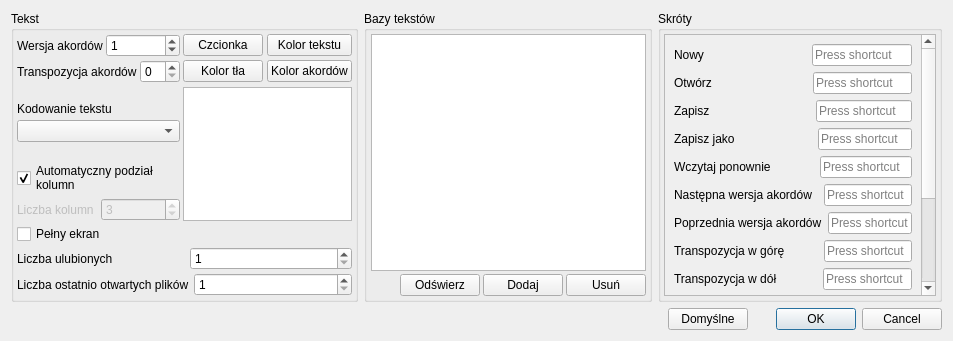
<?xml version="1.0" encoding="UTF-8"?>
<ui version="4.0">
 <class>PropertiesDialog</class>
 <widget class="QDialog" name="PropertiesDialog">
  <property name="geometry">
   <rect>
    <x>0</x>
    <y>0</y>
    <width>953</width>
    <height>341</height>
   </rect>
  </property>
  <property name="windowTitle">
   <string>Właściwości</string>
  </property>
  <property name="windowIcon">
   <iconset resource="../icons.qrc">
    <normaloff>:/file/icon/propertise.png</normaloff>:/file/icon/propertise.png</iconset>
  </property>
  <layout class="QVBoxLayout" name="verticalLayout_13">
   <item>
    <layout class="QHBoxLayout" name="horizontalLayout_16">
     <item>
      <widget class="QGroupBox" name="groupBox_2">
       <property name="sizePolicy">
        <sizepolicy hsizetype="Fixed" vsizetype="Preferred">
         <horstretch>0</horstretch>
         <verstretch>0</verstretch>
        </sizepolicy>
       </property>
       <property name="title">
        <string>Tekst</string>
       </property>
       <layout class="QVBoxLayout" name="verticalLayout_10">
        <property name="spacing">
         <number>3</number>
        </property>
        <property name="leftMargin">
         <number>3</number>
        </property>
        <property name="topMargin">
         <number>3</number>
        </property>
        <property name="rightMargin">
         <number>3</number>
        </property>
        <property name="bottomMargin">
         <number>3</number>
        </property>
        <item>
         <layout class="QHBoxLayout" name="horizontalLayout_14">
          <property name="spacing">
           <number>3</number>
          </property>
          <item>
           <layout class="QVBoxLayout" name="verticalLayout_9">
            <property name="spacing">
             <number>3</number>
            </property>
            <item>
             <layout class="QVBoxLayout" name="verticalLayout_2">
              <property name="spacing">
               <number>3</number>
              </property>
              <item>
               <layout class="QHBoxLayout" name="horizontalLayout">
                <property name="spacing">
                 <number>3</number>
                </property>
                <item>
                 <widget class="QLabel" name="label">
                  <property name="sizePolicy">
                   <sizepolicy hsizetype="Maximum" vsizetype="Preferred">
                    <horstretch>0</horstretch>
                    <verstretch>0</verstretch>
                   </sizepolicy>
                  </property>
                  <property name="text">
                   <string>Wersja akordów</string>
                  </property>
                 </widget>
                </item>
                <item>
                 <widget class="QSpinBox" name="spinBox_chords">
                  <property name="statusTip">
                   <string>Wersja akordów</string>
                  </property>
                  <property name="maximum">
                   <number>100</number>
                  </property>
                  <property name="value">
                   <number>1</number>
                  </property>
                 </widget>
                </item>
               </layout>
              </item>
              <item>
               <layout class="QHBoxLayout" name="horizontalLayout_2">
                <property name="spacing">
                 <number>3</number>
                </property>
                <item>
                 <widget class="QLabel" name="l_shift">
                  <property name="sizePolicy">
                   <sizepolicy hsizetype="Maximum" vsizetype="Preferred">
                    <horstretch>0</horstretch>
                    <verstretch>0</verstretch>
                   </sizepolicy>
                  </property>
                  <property name="text">
                   <string>Transpozycja akordów</string>
                  </property>
                 </widget>
                </item>
                <item>
                 <widget class="QSpinBox" name="spinBox_shift">
                  <property name="toolTip">
                   <string>Transpozycja akordów</string>
                  </property>
                  <property name="minimum">
                   <number>0</number>
                  </property>
                  <property name="maximum">
                   <number>11</number>
                  </property>
                  <property name="value">
                   <number>0</number>
                  </property>
                 </widget>
                </item>
               </layout>
              </item>
             </layout>
            </item>
            <item>
             <layout class="QVBoxLayout" name="verticalLayout_6">
              <property name="spacing">
               <number>3</number>
              </property>
              <item>
               <spacer name="verticalSpacer_2">
                <property name="orientation">
                 <enum>Qt::Vertical</enum>
                </property>
                <property name="sizeHint" stdset="0">
                 <size>
                  <width>20</width>
                  <height>40</height>
                 </size>
                </property>
               </spacer>
              </item>
              <item>
               <layout class="QVBoxLayout" name="verticalLayout">
                <property name="spacing">
                 <number>4</number>
                </property>
                <item>
                 <widget class="QLabel" name="label_2">
                  <property name="toolTip">
                   <string>Set encoding</string>
                  </property>
                  <property name="text">
                   <string>Kodowanie tekstu</string>
                  </property>
                 </widget>
                </item>
                <item>
                 <widget class="QComboBox" name="comboBox_encoding">
                  <property name="sizePolicy">
                   <sizepolicy hsizetype="Preferred" vsizetype="Preferred">
                    <horstretch>0</horstretch>
                    <verstretch>0</verstretch>
                   </sizepolicy>
                  </property>
                  <property name="toolTip">
                   <string>Set encoding</string>
                  </property>
                  <property name="statusTip">
                   <string>Kodowanie tekstu</string>
                  </property>
                 </widget>
                </item>
               </layout>
              </item>
              <item>
               <spacer name="verticalSpacer">
                <property name="orientation">
                 <enum>Qt::Vertical</enum>
                </property>
                <property name="sizeHint" stdset="0">
                 <size>
                  <width>20</width>
                  <height>40</height>
                 </size>
                </property>
               </spacer>
              </item>
              <item>
               <widget class="QCheckBox" name="checkBox_auto_column">
                <property name="toolTip">
                 <string>Adjusting the number of columns</string>
                </property>
                <property name="text">
                 <string>Automatyczny podział
kolumn</string>
                </property>
                <property name="checked">
                 <bool>true</bool>
                </property>
               </widget>
              </item>
              <item>
               <layout class="QHBoxLayout" name="horizontalLayout_3">
                <property name="spacing">
                 <number>4</number>
                </property>
                <item>
                 <widget class="QLabel" name="label_5">
                  <property name="enabled">
                   <bool>false</bool>
                  </property>
                  <property name="text">
                   <string>Liczba kolumn</string>
                  </property>
                 </widget>
                </item>
                <item>
                 <widget class="QSpinBox" name="spinBox_column">
                  <property name="enabled">
                   <bool>false</bool>
                  </property>
                  <property name="toolTip">
                   <string>Liczba kolumn</string>
                  </property>
                  <property name="minimum">
                   <number>1</number>
                  </property>
                  <property name="maximum">
                   <number>5</number>
                  </property>
                  <property name="singleStep">
                   <number>1</number>
                  </property>
                  <property name="value">
                   <number>3</number>
                  </property>
                 </widget>
                </item>
               </layout>
              </item>
             </layout>
            </item>
           </layout>
          </item>
          <item>
           <layout class="QVBoxLayout" name="verticalLayout_7">
            <property name="spacing">
             <number>5</number>
            </property>
            <item>
             <layout class="QGridLayout" name="gridLayout">
              <property name="sizeConstraint">
               <enum>QLayout::SetMinimumSize</enum>
              </property>
              <property name="spacing">
               <number>4</number>
              </property>
              <item row="0" column="0">
               <widget class="QPushButton" name="pushButton_font">
                <property name="text">
                 <string>Czcionka</string>
                </property>
               </widget>
              </item>
              <item row="0" column="1">
               <widget class="QPushButton" name="pushButton_text_color">
                <property name="statusTip">
                 <string>Kolor tekstu</string>
                </property>
                <property name="text">
                 <string>Kolor tekstu</string>
                </property>
               </widget>
              </item>
              <item row="1" column="0">
               <widget class="QPushButton" name="pushButton_background_color">
                <property name="statusTip">
                 <string>Kolor tła</string>
                </property>
                <property name="text">
                 <string>Kolor tła</string>
                </property>
               </widget>
              </item>
              <item row="1" column="1">
               <widget class="QPushButton" name="pushButton_chords_color_3">
                <property name="toolTip">
                 <string>Kolor akordów</string>
                </property>
                <property name="text">
                 <string>Kolor akordów</string>
                </property>
               </widget>
              </item>
             </layout>
            </item>
            <item>
             <widget class="QTextEdit" name="et_simple_font">
              <property name="sizePolicy">
               <sizepolicy hsizetype="Ignored" vsizetype="Expanding">
                <horstretch>0</horstretch>
                <verstretch>0</verstretch>
               </sizepolicy>
              </property>
              <property name="readOnly">
               <bool>true</bool>
              </property>
              <property name="html">
               <string>&lt;!DOCTYPE HTML PUBLIC &quot;-//W3C//DTD HTML 4.0//EN&quot; &quot;http://www.w3.org/TR/REC-html40/strict.dtd&quot;&gt;
&lt;html&gt;&lt;head&gt;&lt;meta name=&quot;qrichtext&quot; content=&quot;1&quot; /&gt;&lt;style type=&quot;text/css&quot;&gt;
p, li { white-space: pre-wrap; }
&lt;/style&gt;&lt;/head&gt;&lt;body style=&quot; font-family:'Sans Serif'; font-size:9pt; font-weight:400; font-style:normal;&quot;&gt;
&lt;p align=&quot;center&quot; style=&quot;-qt-paragraph-type:empty; margin-top:0px; margin-bottom:0px; margin-left:0px; margin-right:0px; -qt-block-indent:0; text-indent:0px; font-family:'MS Shell Dlg 2'; font-size:8pt;&quot;&gt;&lt;br /&gt;&lt;/p&gt;&lt;/body&gt;&lt;/html&gt;</string>
              </property>
             </widget>
            </item>
           </layout>
          </item>
         </layout>
        </item>
        <item>
         <layout class="QVBoxLayout" name="verticalLayout_5">
          <property name="spacing">
           <number>3</number>
          </property>
          <item>
           <layout class="QHBoxLayout" name="horizontalLayout_11">
            <property name="spacing">
             <number>3</number>
            </property>
            <item>
             <widget class="QCheckBox" name="checkBox_fullscreen">
              <property name="text">
               <string>Pełny ekran</string>
              </property>
             </widget>
            </item>
           </layout>
          </item>
          <item>
           <layout class="QHBoxLayout" name="horizontalLayout_17">
            <property name="spacing">
             <number>10</number>
            </property>
            <item>
             <widget class="QLabel" name="label_10">
              <property name="toolTip">
               <string>Size of recently file list</string>
              </property>
              <property name="text">
               <string>Liczba ulubionych</string>
              </property>
             </widget>
            </item>
            <item>
             <widget class="QSpinBox" name="spinBox__max_favourites">
              <property name="toolTip">
               <string>Liczba ostatnio otwartych plików</string>
              </property>
              <property name="minimum">
               <number>1</number>
              </property>
             </widget>
            </item>
           </layout>
          </item>
          <item>
           <layout class="QHBoxLayout" name="horizontalLayout_7">
            <property name="spacing">
             <number>5</number>
            </property>
            <item>
             <widget class="QLabel" name="label_6">
              <property name="toolTip">
               <string>Size of recently file list</string>
              </property>
              <property name="text">
               <string>Liczba ostatnio otwartych plików</string>
              </property>
             </widget>
            </item>
            <item>
             <widget class="QSpinBox" name="spinBox__max_last_open">
              <property name="toolTip">
               <string>Liczba ostatnio otwartych plików</string>
              </property>
              <property name="minimum">
               <number>1</number>
              </property>
             </widget>
            </item>
           </layout>
          </item>
         </layout>
        </item>
       </layout>
      </widget>
     </item>
     <item>
      <widget class="QGroupBox" name="groupBox_4">
       <property name="title">
        <string>Bazy tekstów</string>
       </property>
       <layout class="QVBoxLayout" name="verticalLayout_8">
        <property name="spacing">
         <number>3</number>
        </property>
        <property name="leftMargin">
         <number>4</number>
        </property>
        <property name="topMargin">
         <number>3</number>
        </property>
        <property name="rightMargin">
         <number>3</number>
        </property>
        <property name="bottomMargin">
         <number>3</number>
        </property>
        <item>
         <widget class="QTableView" name="tableView_bases">
          <attribute name="horizontalHeaderCascadingSectionResizes">
           <bool>false</bool>
          </attribute>
          <attribute name="horizontalHeaderShowSortIndicator" stdset="0">
           <bool>false</bool>
          </attribute>
          <attribute name="horizontalHeaderStretchLastSection">
           <bool>true</bool>
          </attribute>
          <attribute name="verticalHeaderCascadingSectionResizes">
           <bool>false</bool>
          </attribute>
          <attribute name="verticalHeaderShowSortIndicator" stdset="0">
           <bool>false</bool>
          </attribute>
          <attribute name="verticalHeaderStretchLastSection">
           <bool>false</bool>
          </attribute>
         </widget>
        </item>
        <item>
         <layout class="QHBoxLayout" name="horizontalLayout_12">
          <property name="spacing">
           <number>3</number>
          </property>
          <item>
           <spacer name="horizontalSpacer_4">
            <property name="orientation">
             <enum>Qt::Horizontal</enum>
            </property>
            <property name="sizeHint" stdset="0">
             <size>
              <width>40</width>
              <height>20</height>
             </size>
            </property>
           </spacer>
          </item>
          <item>
           <widget class="QPushButton" name="pushButton_refresh">
            <property name="toolTip">
             <string>Wczytaj ponownie wszystki bazy</string>
            </property>
            <property name="text">
             <string>Odświerz</string>
            </property>
           </widget>
          </item>
          <item>
           <widget class="QPushButton" name="pushButton_add_base">
            <property name="toolTip">
             <string>Dodaj nową bazę (katalog) z tekstami</string>
            </property>
            <property name="text">
             <string>Dodaj</string>
            </property>
           </widget>
          </item>
          <item>
           <widget class="QPushButton" name="pushButton_delete_base">
            <property name="toolTip">
             <string>Usuń wybraną bazę z tekstami</string>
            </property>
            <property name="text">
             <string>Usuń</string>
            </property>
           </widget>
          </item>
         </layout>
        </item>
       </layout>
      </widget>
     </item>
     <item>
      <widget class="QGroupBox" name="groupBox_5">
       <property name="minimumSize">
        <size>
         <width>270</width>
         <height>0</height>
        </size>
       </property>
       <property name="title">
        <string>Skróty</string>
       </property>
       <layout class="QVBoxLayout" name="verticalLayout_11">
        <property name="spacing">
         <number>3</number>
        </property>
        <property name="leftMargin">
         <number>3</number>
        </property>
        <property name="topMargin">
         <number>3</number>
        </property>
        <property name="rightMargin">
         <number>3</number>
        </property>
        <property name="bottomMargin">
         <number>3</number>
        </property>
        <item>
         <widget class="QScrollArea" name="scrollArea">
          <property name="minimumSize">
           <size>
            <width>72</width>
            <height>0</height>
           </size>
          </property>
          <property name="widgetResizable">
           <bool>true</bool>
          </property>
          <widget class="QWidget" name="scrollAreaWidgetContents">
           <property name="geometry">
            <rect>
             <x>0</x>
             <y>0</y>
             <width>242</width>
             <height>432</height>
            </rect>
           </property>
           <layout class="QVBoxLayout" name="verticalLayout_12">
            <item>
             <layout class="QHBoxLayout" name="horizontalLayout_13">
              <property name="spacing">
               <number>108</number>
              </property>
              <property name="sizeConstraint">
               <enum>QLayout::SetDefaultConstraint</enum>
              </property>
              <item>
               <widget class="QLabel" name="label_8">
                <property name="text">
                 <string>Nowy</string>
                </property>
               </widget>
              </item>
              <item>
               <widget class="QKeySequenceEdit" name="kse_new"/>
              </item>
             </layout>
            </item>
            <item>
             <layout class="QHBoxLayout" name="horizontalLayout_15">
              <property name="spacing">
               <number>101</number>
              </property>
              <item>
               <widget class="QLabel" name="label_11">
                <property name="text">
                 <string>Otwórz</string>
                </property>
               </widget>
              </item>
              <item>
               <widget class="QKeySequenceEdit" name="kse_open"/>
              </item>
             </layout>
            </item>
            <item>
             <layout class="QHBoxLayout" name="horizontalLayout_18">
              <property name="spacing">
               <number>106</number>
              </property>
              <item>
               <widget class="QLabel" name="label_12">
                <property name="text">
                 <string>Zapisz</string>
                </property>
               </widget>
              </item>
              <item>
               <widget class="QKeySequenceEdit" name="kse_save"/>
              </item>
             </layout>
            </item>
            <item>
             <layout class="QHBoxLayout" name="horizontalLayout_19">
              <property name="spacing">
               <number>83</number>
              </property>
              <item>
               <widget class="QLabel" name="label_13">
                <property name="text">
                 <string>Zapisz jako</string>
                </property>
               </widget>
              </item>
              <item>
               <widget class="QKeySequenceEdit" name="kse_save_as"/>
              </item>
             </layout>
            </item>
            <item>
             <layout class="QHBoxLayout" name="horizontalLayout_20">
              <property name="spacing">
               <number>49</number>
              </property>
              <item>
               <widget class="QLabel" name="label_14">
                <property name="text">
                 <string>Wczytaj ponownie</string>
                </property>
               </widget>
              </item>
              <item>
               <widget class="QKeySequenceEdit" name="kse_reload"/>
              </item>
             </layout>
            </item>
            <item>
             <layout class="QHBoxLayout" name="horizontalLayout_21">
              <property name="spacing">
               <number>12</number>
              </property>
              <item>
               <widget class="QLabel" name="label_15">
                <property name="text">
                 <string>Następna wersja akordów</string>
                </property>
               </widget>
              </item>
              <item>
               <widget class="QKeySequenceEdit" name="kse_chords_up"/>
              </item>
             </layout>
            </item>
            <item>
             <layout class="QHBoxLayout" name="horizontalLayout_43">
              <item>
               <widget class="QLabel" name="label_37">
                <property name="text">
                 <string>Poprzednia wersja akordów</string>
                </property>
               </widget>
              </item>
              <item>
               <widget class="QKeySequenceEdit" name="kse_chords_down"/>
              </item>
             </layout>
            </item>
            <item>
             <layout class="QHBoxLayout" name="horizontalLayout_37">
              <property name="spacing">
               <number>39</number>
              </property>
              <item>
               <widget class="QLabel" name="label_31">
                <property name="text">
                 <string>Transpozycja w górę</string>
                </property>
               </widget>
              </item>
              <item>
               <widget class="QKeySequenceEdit" name="kse_shift_up"/>
              </item>
             </layout>
            </item>
            <item>
             <layout class="QHBoxLayout" name="horizontalLayout_38">
              <property name="spacing">
               <number>46</number>
              </property>
              <item>
               <widget class="QLabel" name="label_32">
                <property name="text">
                 <string>Transpozycja w dół</string>
                </property>
               </widget>
              </item>
              <item>
               <widget class="QKeySequenceEdit" name="kse_shift_down"/>
              </item>
             </layout>
            </item>
            <item>
             <layout class="QHBoxLayout" name="horizontalLayout_39">
              <property name="spacing">
               <number>80</number>
              </property>
              <item>
               <widget class="QLabel" name="label_33">
                <property name="text">
                 <string>Pełny ekran</string>
                </property>
               </widget>
              </item>
              <item>
               <widget class="QKeySequenceEdit" name="kse_fullscreen"/>
              </item>
             </layout>
            </item>
            <item>
             <layout class="QHBoxLayout" name="horizontalLayout_40">
              <property name="spacing">
               <number>79</number>
              </property>
              <item>
               <widget class="QLabel" name="label_34">
                <property name="text">
                 <string>Właściwości</string>
                </property>
               </widget>
              </item>
              <item>
               <widget class="QKeySequenceEdit" name="kse_properties"/>
              </item>
             </layout>
            </item>
            <item>
             <layout class="QHBoxLayout" name="horizontalLayout_41">
              <property name="spacing">
               <number>50</number>
              </property>
              <item>
               <widget class="QLabel" name="label_35">
                <property name="text">
                 <string>Wyszukaj w bazie</string>
                </property>
               </widget>
              </item>
              <item>
               <widget class="QKeySequenceEdit" name="kse_find"/>
              </item>
             </layout>
            </item>
            <item>
             <layout class="QHBoxLayout" name="horizontalLayout_45">
              <property name="spacing">
               <number>70</number>
              </property>
              <item>
               <widget class="QLabel" name="label_39">
                <property name="text">
                 <string>Szybkie opcje</string>
                </property>
               </widget>
              </item>
              <item>
               <widget class="QKeySequenceEdit" name="kse_quick_options"/>
              </item>
             </layout>
            </item>
            <item>
             <layout class="QHBoxLayout" name="horizontalLayout_46">
              <property name="spacing">
               <number>98</number>
              </property>
              <item>
               <widget class="QLabel" name="label_40">
                <property name="text">
                 <string>Wyjście</string>
                </property>
               </widget>
              </item>
              <item>
               <widget class="QKeySequenceEdit" name="kse_close"/>
              </item>
             </layout>
            </item>
           </layout>
          </widget>
         </widget>
        </item>
       </layout>
      </widget>
     </item>
    </layout>
   </item>
   <item>
    <layout class="QHBoxLayout" name="horizontalLayout_10">
     <property name="spacing">
      <number>3</number>
     </property>
     <item>
      <spacer name="horizontalSpacer_2">
       <property name="orientation">
        <enum>Qt::Horizontal</enum>
       </property>
       <property name="sizeHint" stdset="0">
        <size>
         <width>40</width>
         <height>20</height>
        </size>
       </property>
      </spacer>
     </item>
     <item>
      <layout class="QHBoxLayout" name="horizontalLayout_9">
       <property name="spacing">
        <number>3</number>
       </property>
       <item>
        <spacer name="horizontalSpacer_3">
         <property name="orientation">
          <enum>Qt::Horizontal</enum>
         </property>
         <property name="sizeHint" stdset="0">
          <size>
           <width>40</width>
           <height>20</height>
          </size>
         </property>
        </spacer>
       </item>
       <item>
        <widget class="QPushButton" name="pushButton_domyslne">
         <property name="text">
          <string>Domyślne</string>
         </property>
        </widget>
       </item>
       <item>
        <widget class="QDialogButtonBox" name="buttonBox">
         <property name="layoutDirection">
          <enum>Qt::LeftToRight</enum>
         </property>
         <property name="standardButtons">
          <set>QDialogButtonBox::Cancel|QDialogButtonBox::Ok</set>
         </property>
        </widget>
       </item>
      </layout>
     </item>
    </layout>
   </item>
  </layout>
 </widget>
 <resources>
  <include location="../icons.qrc"/>
 </resources>
 <connections>
  <connection>
   <sender>buttonBox</sender>
   <signal>accepted()</signal>
   <receiver>PropertiesDialog</receiver>
   <slot>accept()</slot>
   <hints>
    <hint type="sourcelabel">
     <x>488</x>
     <y>274</y>
    </hint>
    <hint type="destinationlabel">
     <x>157</x>
     <y>274</y>
    </hint>
   </hints>
  </connection>
  <connection>
   <sender>buttonBox</sender>
   <signal>rejected()</signal>
   <receiver>PropertiesDialog</receiver>
   <slot>reject()</slot>
   <hints>
    <hint type="sourcelabel">
     <x>316</x>
     <y>260</y>
    </hint>
    <hint type="destinationlabel">
     <x>286</x>
     <y>274</y>
    </hint>
   </hints>
  </connection>
 </connections>
</ui>
